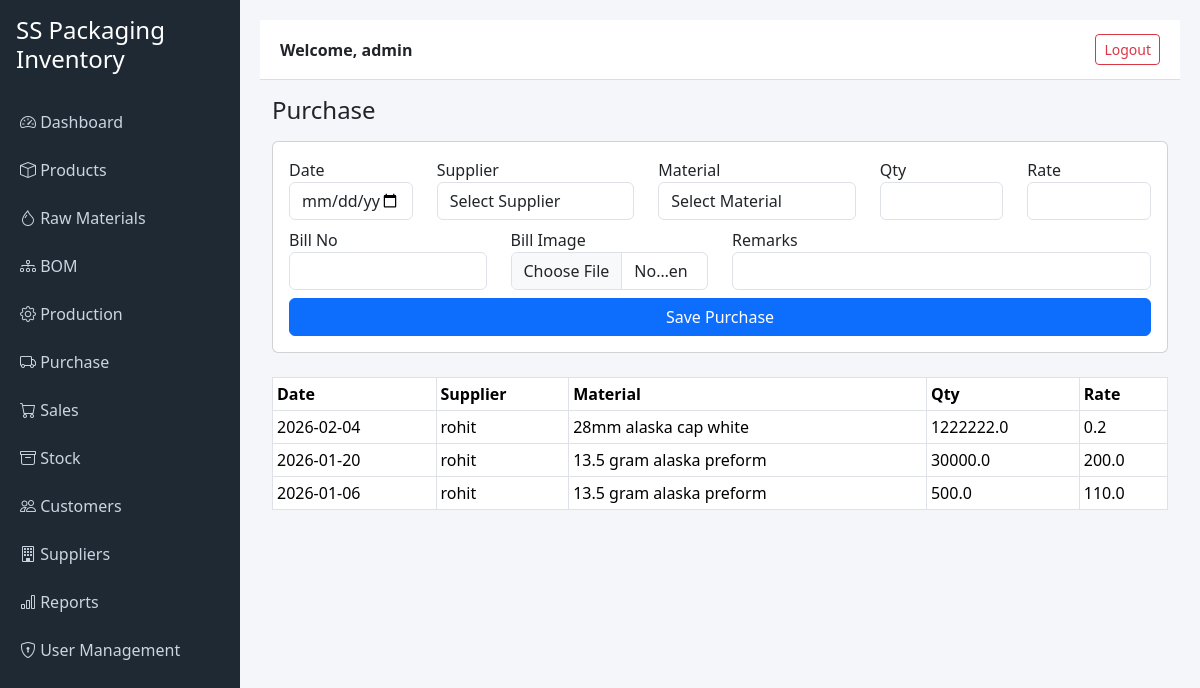
/purchase (signed in), run on an earlier commit of the app's database.
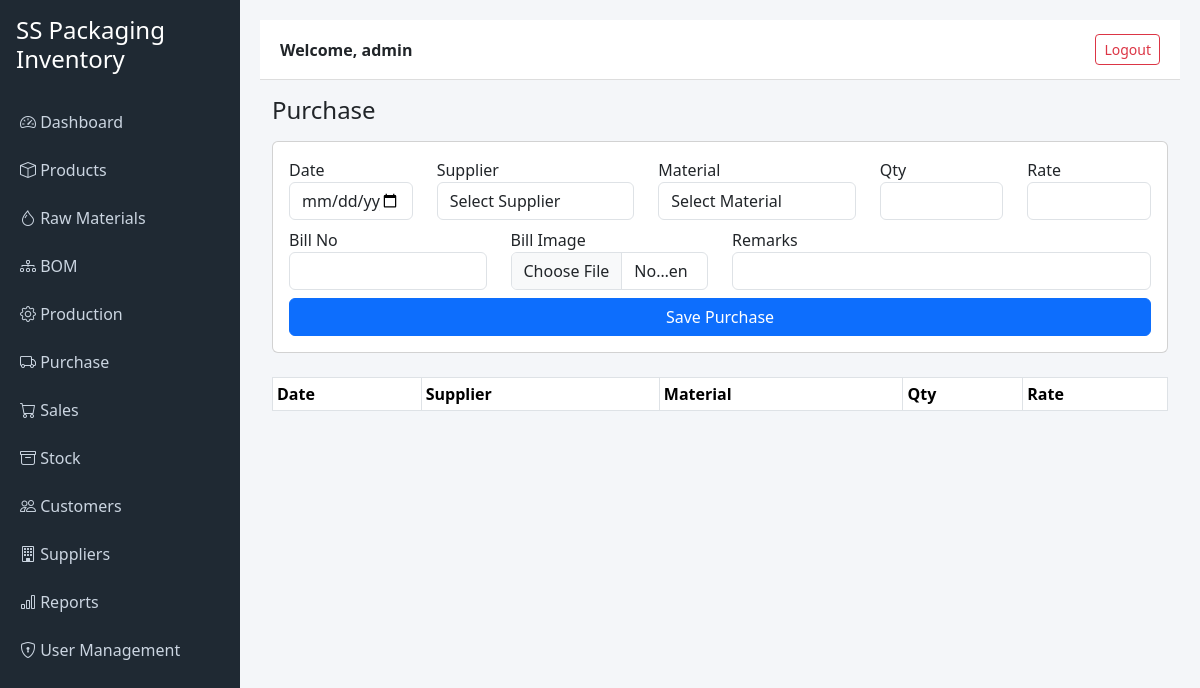
And on a later commit of the database.
### tables this page shows
CREATE TABLE purchase (
    id INTEGER PRIMARY KEY AUTOINCREMENT,
    date TEXT,
    supplier_name TEXT,
    raw_material_id INTEGER,
    quantity REAL,
    rate REAL,
    bill_number TEXT,
    bill_image_path TEXT,
    remarks TEXT
, supplier_id INTEGER);

CREATE TABLE raw_materials (
    id INTEGER PRIMARY KEY AUTOINCREMENT,
    name TEXT NOT NULL,
    material_type TEXT NOT NULL,
    unit TEXT NOT NULL,
    current_stock REAL DEFAULT 0
);

### app.py (the view, shortened to what this page needs)
@app.route("/purchase", methods=["GET", "POST"])
@login_required(role=["admin", "data_entry"])
def purchase():
    conn = get_db_connection()
    suppliers = conn.execute("SELECT * FROM suppliers").fetchall()
    raw_materials = conn.execute("SELECT * FROM raw_materials").fetchall()
    purchase_list = conn.execute("""
        SELECT purchase.*, suppliers.name AS supplier_name, raw_materials.name AS material_name
        FROM purchase
        LEFT JOIN suppliers ON purchase.supplier_id = suppliers.id
        LEFT JOIN raw_materials ON purchase.raw_material_id = raw_materials.id
        ORDER BY purchase.id DESC
    """).fetchall()
    conn.close()
    return render_template("purchase.html", suppliers=suppliers, raw_materials=raw_materials, purchase_list=purchase_list)

### app.py (called while the page is built)
def get_db_connection():
    base_dir = os.path.dirname(os.path.abspath(__file__))
    db_path = os.path.join(base_dir, "inventory.db")
    conn = sqlite3.connect(db_path)
    conn.row_factory = sqlite3.Row
    return conn

def login_required(role=None):
    def wrapper(f):
        @wraps(f)
        def decorated_function(*args, **kwargs):
            if "user_id" not in session:
                return redirect("/login")
            if role:
                user_role = session.get("role")
                if isinstance(role, list):
                    if user_role not in role:
                        return "Access Denied", 403
                else:
                    if user_role != role:
                        return "Access Denied", 403
            return f(*args, **kwargs)
        return decorated_function
    return wrapper

### templates/purchase.html (shortened to what this page needs)
{% extends "base.html" %}
{% block content %}
<h4 class="mb-3">Purchase</h4>
<form method="post" enctype="multipart/form-data" class="card p-3 mb-4">
    <div class="row mb-2">
        <div class="col-md-2">
            <label>Date</label>
            <input type="date" name="date" class="form-control" required>
        </div>
        <div class="col-md-3">
            <label>Supplier</label>
            <select name="supplier_id" class="form-control" required>
                <option value="">Select Supplier</option>
            </select>
        </div>
        <div class="col-md-3">
            <label>Material</label>
            <select name="raw_material_id" class="form-control" required>
                <option value="">Select Material</option>
            </select>
        </div>
        <div class="col-md-2">
            <label>Qty</label>
            <input type="number" step="0.001" name="quantity" class="form-control" required>
        </div>
        <div class="col-md-2">
            <label>Rate</label>
            <input type="number" step="0.01" name="rate" class="form-control" required>
        </div>
    </div>
    <div class="row mb-2">
        <div class="col-md-3">
            <label>Bill No</label>
            <input type="text" name="bill_number" class="form-control">
        </div>
        <div class="col-md-3">
            <label>Bill Image</label>
            <input type="file" name="bill_image" class="form-control">
        </div>
        <div class="col-md-6">
            <label>Remarks</label>
            <input type="text" name="remarks" class="form-control">
        </div>
    </div>
    <button class="btn btn-primary">Save Purchase</button>
</form>
<table class="table table-bordered table-sm">
    <tr>
        <th>Date</th>
        <th>Supplier</th>
        <th>Material</th>
        <th>Qty</th>
        <th>Rate</th>
    </tr>
    {% for r in purchase_list %}
    <tr>
        <td>{{ r.date }}</td>
        <td>{{ r.supplier_name }}</td>
        <td>{{ r.material_name }}</td>
        <td>{{ r.quantity }}</td>
        <td>{{ r.rate }}</td>
    </tr>
    {% endfor %}
</table>
{% endblock %}

### templates/base.html (shortened to what this page needs)
<!DOCTYPE html>
<html lang="en">
<head>
    <link href="https://cdn.jsdelivr.net/npm/bootstrap@5.3.2/dist/css/bootstrap.min.css" rel="stylesheet">
    <link href="https://cdn.jsdelivr.net/npm/bootstrap-icons@1.11.1/font/bootstrap-icons.css" rel="stylesheet">
</head>
<body>
<div class="sidebar">
    <h4 class="p-3">SS Packaging Inventory</h4>
    <a href="/dashboard"><i class="bi bi-speedometer2"></i> Dashboard</a>
    <a href="/products"><i class="bi bi-box"></i> Products</a>
    <a href="/raw-materials"><i class="bi bi-droplet"></i> Raw Materials</a>
    <a href="/bom"><i class="bi bi-diagram-3"></i> BOM</a>
    <a href="/production"><i class="bi bi-gear"></i> Production</a>
    <a href="/purchase"><i class="bi bi-truck"></i> Purchase</a>
    <a href="/sales"><i class="bi bi-cart"></i> Sales</a>
    <a href="/stock"><i class="bi bi-archive"></i> Stock</a>
    <a href="/customers"><i class="bi bi-people"></i> Customers</a>
    <a href="/suppliers"><i class="bi bi-building"></i> Suppliers</a>
    <a href="/reports"><i class="bi bi-bar-chart"></i> Reports</a>
    {% if session.role == "admin" %}
    <a href="/users"><i class="bi bi-shield-lock"></i> User Management</a>
    {% endif %}
</div>
<div class="content">
    <div class="topbar">
        <div>
            <strong>Welcome, {{ session.username }}</strong>
        </div>
        <div>
            <a href="/logout" class="btn btn-outline-danger btn-sm">Logout</a>
        </div>
    </div>
    <div class="container-fluid mt-3">
        {% block content %}
        {% endblock %}
    </div>
</div>
</body>
</html>

### templates/base.html (style rules this page uses)
body { margin: 0; background-color: #f4f6f9; }
.sidebar { width: 240px; height: 100vh; position: fixed; background-color: #1f2933; color: white; }
.sidebar a { color: #cbd5e1; text-decoration: none; display: block; padding: 12px 20px; }
.content { margin-left: 240px; padding: 20px; }
.topbar { height: 60px; background-color: white; border-bottom: 1px solid #ddd; padding: 10px 20px; display: flex; justify-content: space-between; align-items: center; }

What changed in the data, as far as the page shows it:
removed purchase: date "2026-02-04", supplier_name "rohit", material_name "28mm alaska cap white", quantity "1222222.0", rate "0.2"
removed purchase: date "2026-01-20", supplier_name "rohit", material_name "13.5 gram alaska preform", quantity "30000.0", rate "200.0"
removed purchase: date "2026-01-06", supplier_name "rohit", material_name "13.5 gram alaska preform", quantity "500.0", rate "110.0"
